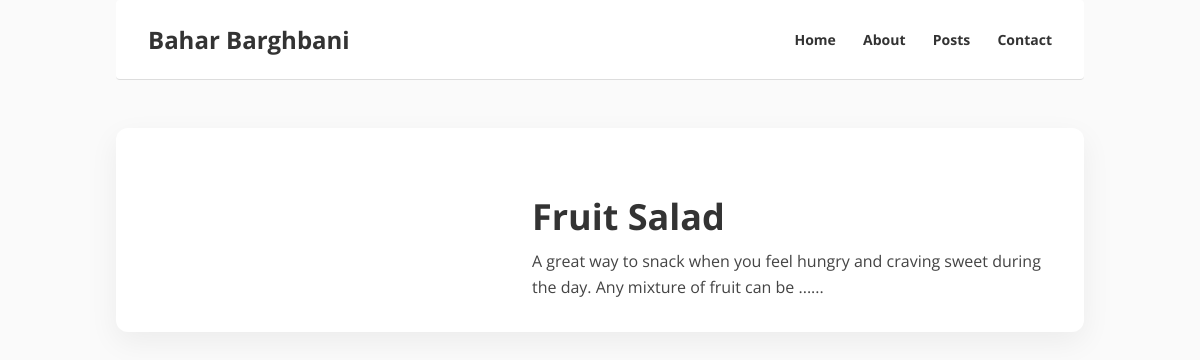
The app's page /blog/posts/, older data.
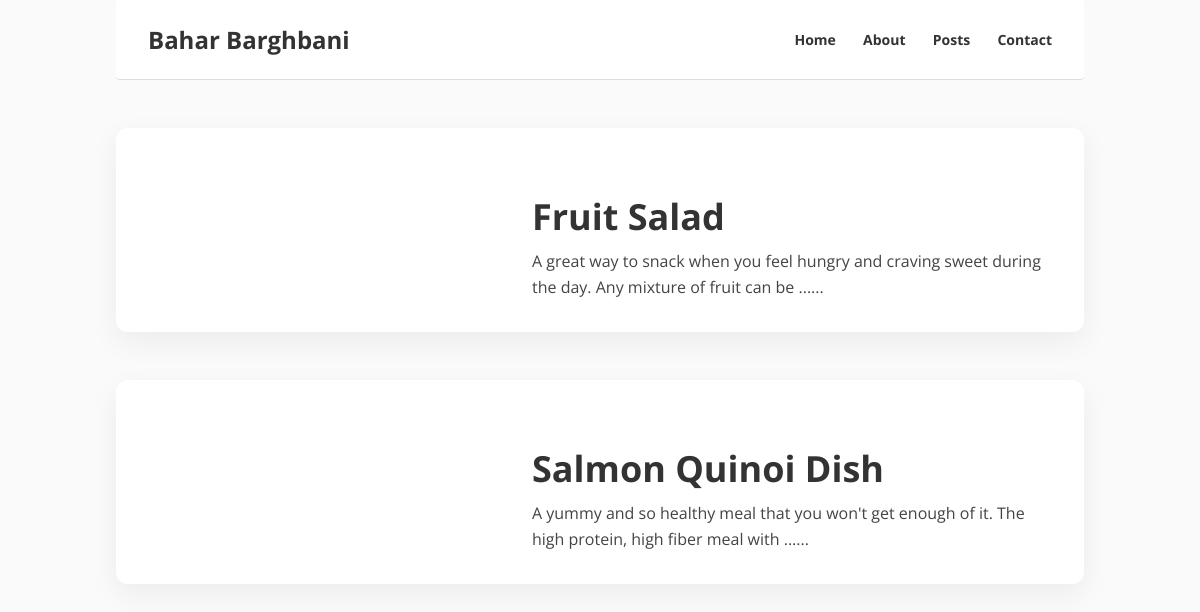
The same page, newer data.
### blog/models.py (models this page shows, shortened)
class Post(models.Model):
    post_title = models.CharField(max_length=20, default="Post")
    post_preview = models.CharField(max_length=200, default="Preview")
    content = models.CharField(max_length=200)
    image = models.ImageField(upload_to='post_images/', blank=True, null=True) # needs edit

### blog/views.py (the view)
# urls.py: path("posts/", views.Posts, name="posts"),
def Posts(request):
    posts = Post.objects.all()
    context = {
        'posts_list': posts,
    }
    return render(request, 'blog/posts.html', context)

### blog/templates/blog/posts.html
{% extends "base.html" %}
{% block body %}
        {% for post in posts_list %}
        {% include "blog/post_card.html" with post=post %}
        {% endfor %}
{% endblock %}

### templates/base.html (shortened to what this page needs)
{% load static %}
<!DOCTYPE html>
<html lang="en">
<head>
    <link rel="stylesheet" href="{% static '/pages/style.css' %}"/>
</head>
<body>
    <div class="main-container">
        <header class="header">
            <div class="name">Bahar Barghbani</div>
            <div class="pages">
                <a class="nav-link" href="{% url 'pages:home' %}">Home</a>
                <a class="nav-link" href="{% url 'pages:about' %}">About</a>
                <a class="nav-link" href="{% url 'blog:posts' %}">Posts</a>
                <a class="nav-link" href="{% url 'pages:contact' %}">Contact</a>
            </div>
        </header>
        {% block body %}
        {% endblock %}
    </div>
</body>
</html>

### blog/templates/blog/post_card.html (shortened to what this page needs)
{% load static %}
<a class="container post-card" href="{% url 'blog:detail' post.id %}">
    {% if post.image %}
    <div class="post-image">
    </div>
    {% endif %}
    <div class="post-text">
        <h4 class="post-title">
            {{ post.post_title }}
        </h4>
        <div class="post-preview">
            {{ post.post_preview }}...
        </div>
    </div>
</a>

### pages/static/pages/style.css (style rules this page uses)
* { margin: 0; padding: 0; box-sizing: border-box; }
:root { --card-bg:#fff; --text:#222; --muted:#6b7280; --border:#e5e7eb; --ring:#1c39bb; --shadow:0 10px 30px rgba(0,0,0,.06); --radius:12px; --space:16px; }
body { margin: 0; font-family: 'Open Sans', sans-serif; background-color: #FAFAFA; color: #333; }
.main-container { width: 100%; max-width: 1000px; margin: 0 auto; padding: 0 1rem; box-sizing: border-box; }
.container { margin: 48px auto; background: var(--card-bg); border-radius:12px; color: var(--text); border-radius: var(--radius); box-shadow: var(--shadow); }
.nav-link { color: #333; text-decoration: none; font-size: 14px; font-weight: bold; }
.header { display: flex; height: 80px; align-items: center; border-radius: 4px; padding: 1rem 2rem; background: #fff; border-bottom: 1px solid #ddd; }
.pages { margin-left: auto; display: flex; gap: 1.7rem; }
.name { font-weight: bold; font-size:24px; }
.post-card { display: flex; align-items: flex-start; padding: 32px; gap: 64px; margin-bottom: 32px; color: inherit; text-decoration: none; }
.post-image { flex-shrink: 0; width: 320px; height: auto; }
.post-text { flex-grow: 1; padding-top: 8px; }
.post-title { font-size: 24px; font-weight: 700; margin-bottom: 12px; }
.post-preview { font-size: 16px; line-height: 1.6; color: #444; }
.post-title { font-size: 36px; margin: 24px 0 8px ; }

Row changes from the older to the newer data that the page shows:
added Post: post_title "Salmon Quinoi Dish", post_preview "A yummy and so healthy meal that you won't get enough of it. The high protein, high fiber meal with ..."
